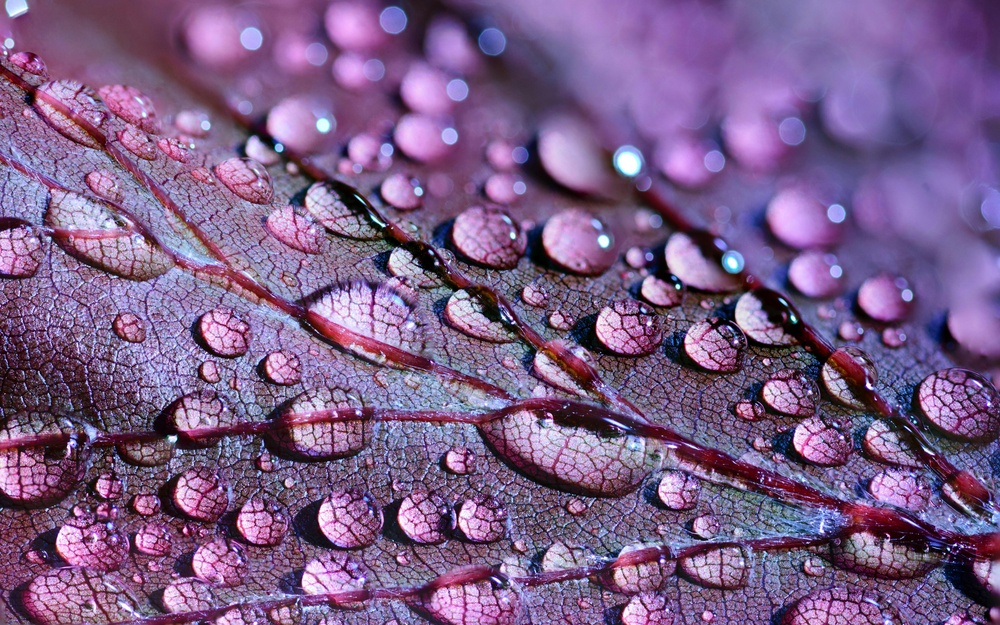
%> input picture Basics_of_Image_Processing/image.jpg, 1000 x 625 px, shrunk from 5631 x 3518 before the run
$ octave Basics_of_image_processing.m   (GNU Octave 9; MATLAB toolbox functions it lacks are replaced by stand-ins)
%> lines starting %> are read from the running program, lines starting %| are printed output that depends on the picture; in (x1, y1, x2, y2) boxes, pixels count from 0 and x2, y2 are one past the last pixel; in counts of white or black regions, pixels touching at a corner belong together; the program's own positions count from 1
%% environment Setup
close all;  % Closes all open figure windows to clear the screen
clear;      % Deletes all variables from the workspace to prevent data overlap
clc;        % Clears the command window text for a clean output

%% Image Acquisition
% imread reads the image file into a matrix 'I'
% 'I' will be an M x N x 3 matrix for a standard RGB color image
I = imread('C:\Users\Abhishek\Desktop\DIP\Basics_of_Image_Processing\image.jpg');
%> I is the input picture: size 625x1000x3 uint8; mean R, G, B 123.6, 93.4, 136.5

%% Original Image Display
imshow(I);  % Renders the color image in the current figure window
title('Original RGB Image'); % Recommended: adds a title to identifying the window
figure();   % Creates a new figure window so the next image doesn't overwrite this one

%% Grayscale Conversion
% rgb2gray uses a weighted sum (0.2989*R + 0.5870*G + 0.1140*B)
% to convert the 3-layer color image into a single intensity layer
Igr = rgb2gray(I);
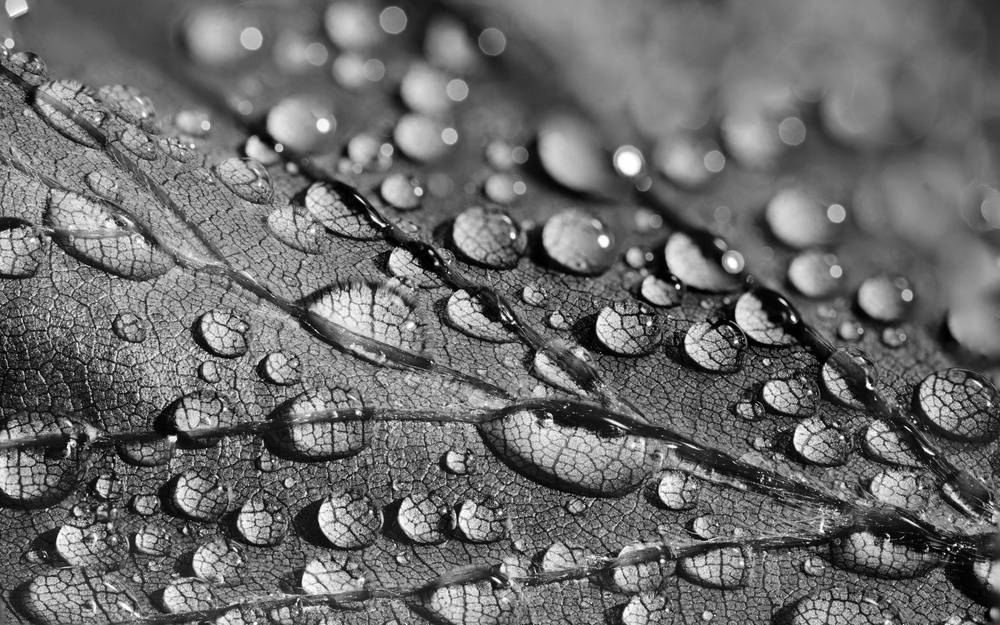
%> Igr: size 625x1000 uint8; min 0, max 255, mean 107.3
imshow(Igr);
title('Grayscale Image');

%% Red Channel Extraction
% We copy the original image to keep it intact, then modify the copy
Ired = I;
figure();

% In an RGB matrix, index 1 is Red, 2 is Green, and 3 is Blue.
% Setting layers 2 and 3 to 0 effectively "mutes" the green and blue
Ired(:,:,2) = 0; % Sets the Green channel intensity to zero for all pixels
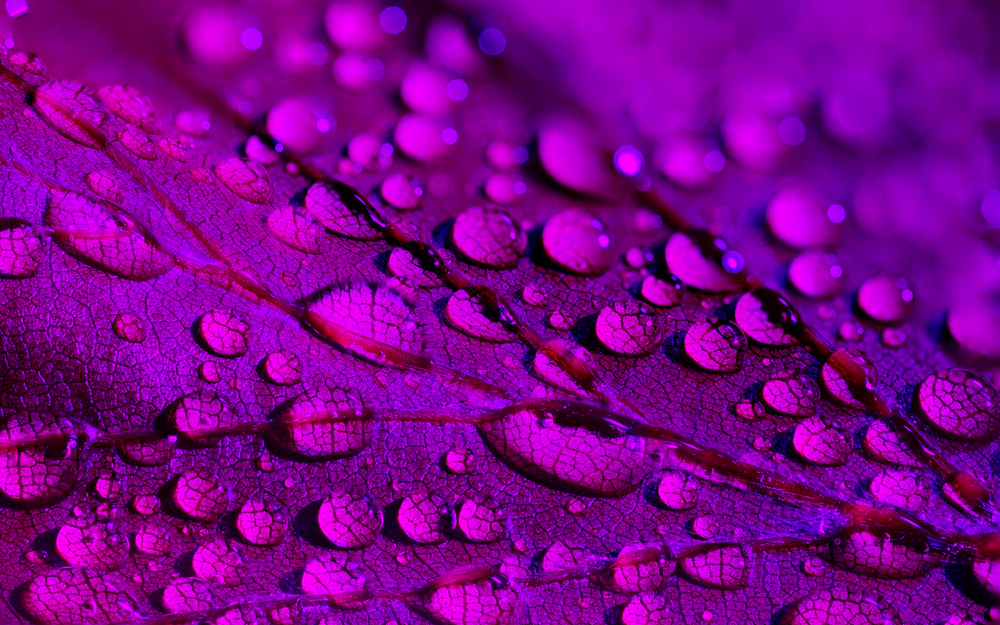
%> Ired: size 625x1000x3 uint8; mean R, G, B 123.6, 0, 136.5
Ired(:,:,3) = 0; % Sets the Blue channel intensity to zero for all pixels
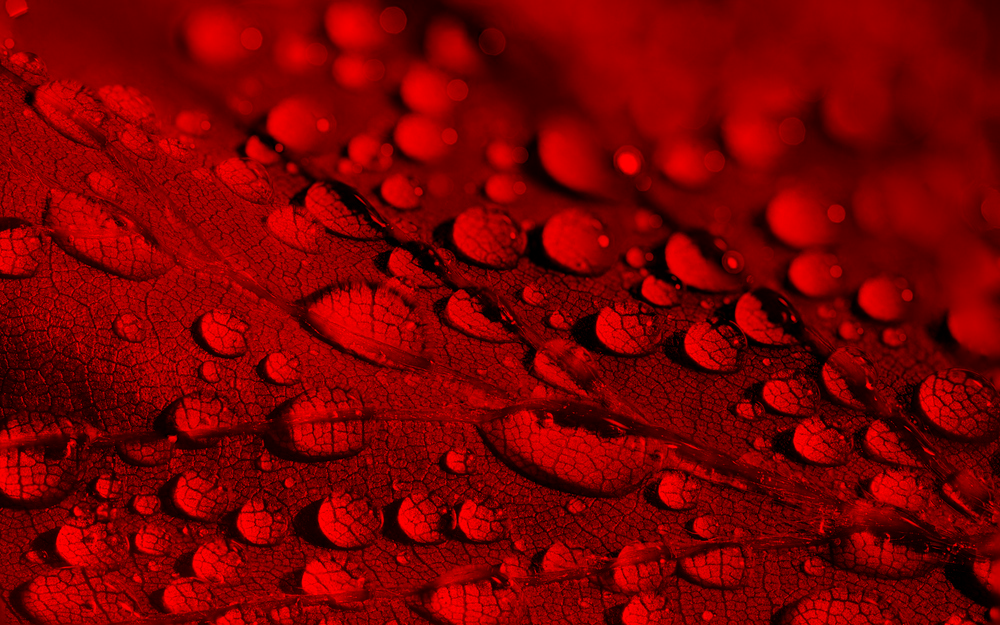
%> Ired: size 625x1000x3 uint8; mean R, G, B 123.6, 0, 0

% The result is an image where only the Red light data is displayed
imshow(Ired);
title('Red Channel Only');
figure();

%% Image Binarization (Thresholding)
% This creates a logical matrix (Binary Image).
% If a pixel value in Igr is > 127, it becomes 1 (White).
% If it is 127 or lower, it becomes 0 (Black).
Ib = Igr > 127;
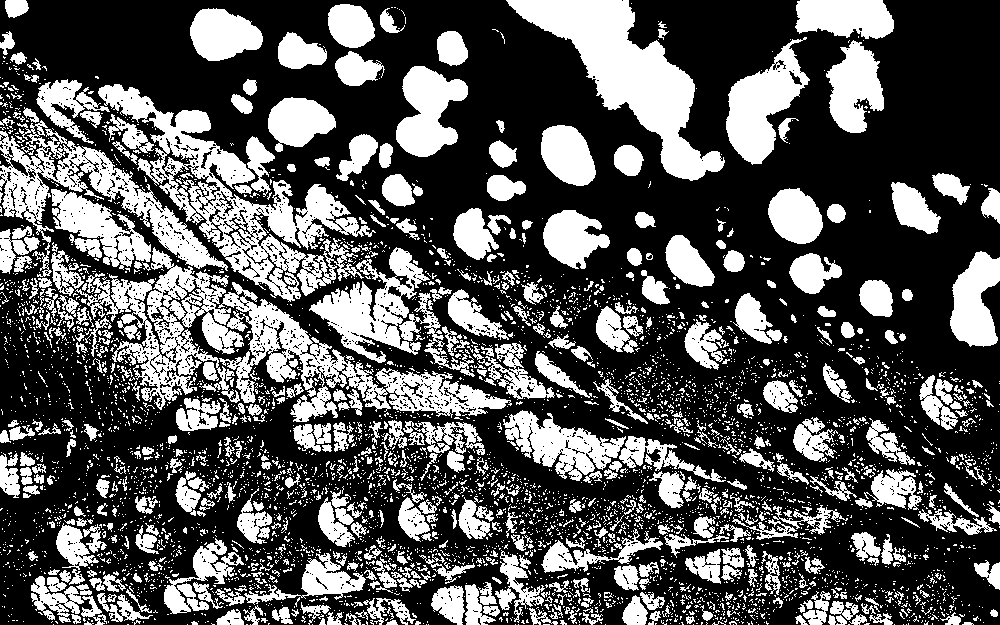
%> Ib: size 625x1000 logical; 34.1% white; 4888 white regions (4295 under 20 px), largest, box (x1, y1, x2, y2) and area: (98, 84, 376, 302) 15055, (506, 0, 725, 181) 13133, (218, 282, 512, 422) 9833
imshow(Ib);
title('Binary Image (Threshold = 127)');

%% Histogram Equalization
figure();
% histeq spreads out the most frequent intensity values.
% It increases the global contrast of the image, especially when
% the usable data is represented by close contrast values.
Ieq = histeq(Igr);
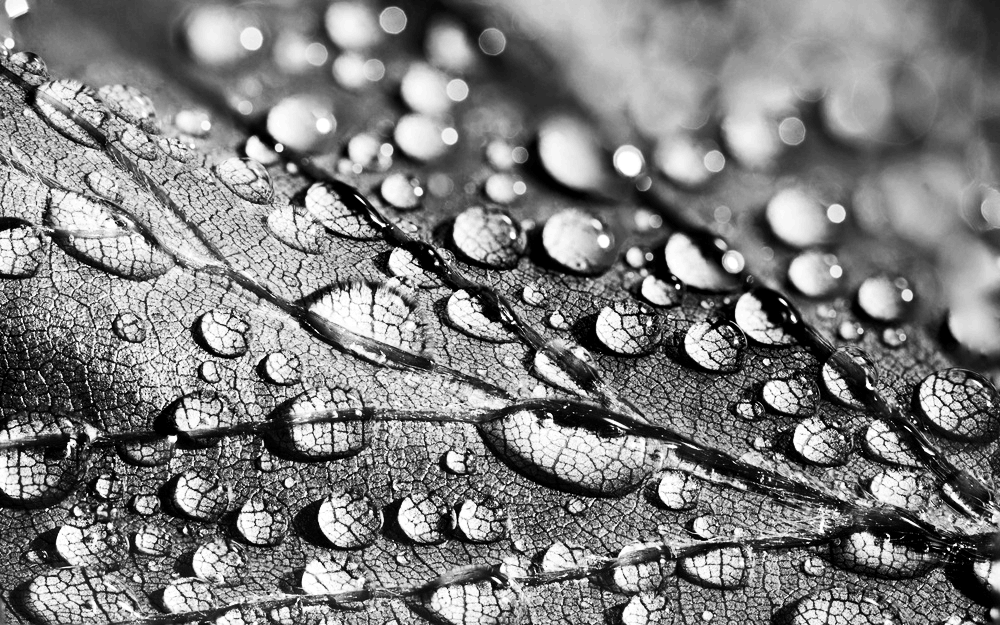
%> Ieq: size 625x1000 uint8; min 0, max 255, mean 126.2

% Display the final contrast-enhanced grayscale image
imshow(Ieq);
title('Histogram Equalized Image');
